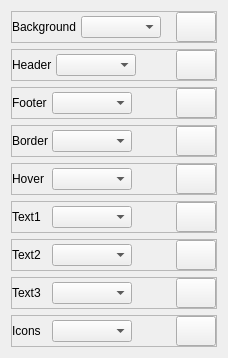
         <widget class="QWidget" name="theming_panel5">
          <property name="geometry">
           <rect>
            <x>0</x>
            <y>0</y>
            <width>213</width>
            <height>354</height>
           </rect>
          </property>
          <attribute name="label">
           <string>Panel5</string>
          </attribute>
          <layout class="QVBoxLayout" name="verticalLayout_10">
           <item>
            <widget class="QFrame" name="background_11">
             <property name="maximumSize">
              <size>
               <width>16777215</width>
               <height>16777215</height>
              </size>
             </property>
             <property name="frameShape">
              <enum>QFrame::StyledPanel</enum>
             </property>
             <property name="frameShadow">
              <enum>QFrame::Raised</enum>
             </property>
             <layout class="QHBoxLayout" name="horizontalLayout_57">
              <property name="spacing">
               <number>4</number>
              </property>
              <property name="leftMargin">
               <number>0</number>
              </property>
              <property name="topMargin">
               <number>0</number>
              </property>
              <property name="rightMargin">
               <number>0</number>
              </property>
              <property name="bottomMargin">
               <number>0</number>
              </property>
              <item>
               <widget class="QLabel" name="background_12">
                <property name="minimumSize">
                 <size>
                  <width>0</width>
                  <height>0</height>
                 </size>
                </property>
                <property name="maximumSize">
                 <size>
                  <width>70</width>
                  <height>16777215</height>
                 </size>
                </property>
                <property name="text">
                 <string>Background</string>
                </property>
               </widget>
              </item>
              <item>
               <widget class="QComboBox" name="changeSelectedColor_50">
                <property name="minimumSize">
                 <size>
                  <width>80</width>
                  <height>0</height>
                 </size>
                </property>
                <property name="maximumSize">
                 <size>
                  <width>80</width>
                  <height>16777215</height>
                 </size>
                </property>
               </widget>
              </item>
              <item>
               <widget class="QLabel" name="selectedColor_50">
                <property name="minimumSize">
                 <size>
                  <width>0</width>
                  <height>24</height>
                 </size>
                </property>
                <property name="maximumSize">
                 <size>
                  <width>50</width>
                  <height>24</height>
                 </size>
                </property>
                <property name="text">
                 <string/>
                </property>
               </widget>
              </item>
              <item>
               <widget class="QPushButton" name="colorPicker_50">
                <property name="minimumSize">
                 <size>
                  <width>40</width>
                  <height>30</height>
                 </size>
                </property>
                <property name="maximumSize">
                 <size>
                  <width>40</width>
                  <height>30</height>
                 </size>
                </property>
                <property name="cursor">
                 <cursorShape>PointingHandCursor</cursorShape>
                </property>
                <property name="text">
                 <string/>
                </property>
               </widget>
              </item>
             </layout>
            </widget>
           </item>
           <item>
            <widget class="QFrame" name="header_11">
             <property name="maximumSize">
              <size>
               <width>16777215</width>
               <height>16777215</height>
              </size>
             </property>
             <property name="frameShape">
              <enum>QFrame::StyledPanel</enum>
             </property>
             <property name="frameShadow">
              <enum>QFrame::Raised</enum>
             </property>
             <layout class="QHBoxLayout" name="horizontalLayout_59">
              <property name="spacing">
               <number>4</number>
              </property>
              <property name="leftMargin">
               <number>0</number>
              </property>
              <property name="topMargin">
               <number>0</number>
              </property>
              <property name="rightMargin">
               <number>0</number>
              </property>
              <property name="bottomMargin">
               <number>0</number>
              </property>
              <item>
               <widget class="QLabel" name="header_12">
                <property name="minimumSize">
                 <size>
                  <width>0</width>
                  <height>0</height>
                 </size>
                </property>
                <property name="maximumSize">
                 <size>
                  <width>70</width>
                  <height>16777215</height>
                 </size>
                </property>
                <property name="text">
                 <string>Header</string>
                </property>
               </widget>
              </item>
              <item>
               <widget class="QComboBox" name="changeSelectedColor_52">
                <property name="minimumSize">
                 <size>
                  <width>80</width>
                  <height>0</height>
                 </size>
                </property>
                <property name="maximumSize">
                 <size>
                  <width>80</width>
                  <height>16777215</height>
                 </size>
                </property>
               </widget>
              </item>
              <item>
               <widget class="QLabel" name="selectedColor_52">
                <property name="minimumSize">
                 <size>
                  <width>0</width>
                  <height>24</height>
                 </size>
                </property>
                <property name="maximumSize">
                 <size>
                  <width>50</width>
                  <height>24</height>
                 </size>
                </property>
                <property name="text">
                 <string/>
                </property>
               </widget>
              </item>
              <item>
               <widget class="QPushButton" name="colorPicker_52">
                <property name="minimumSize">
                 <size>
                  <width>40</width>
                  <height>30</height>
                 </size>
                </property>
                <property name="maximumSize">
                 <size>
                  <width>40</width>
                  <height>30</height>
                 </size>
                </property>
                <property name="cursor">
                 <cursorShape>PointingHandCursor</cursorShape>
                </property>
                <property name="text">
                 <string/>
                </property>
               </widget>
              </item>
             </layout>
            </widget>
           </item>
           <item>
            <widget class="QFrame" name="footer_11">
             <property name="maximumSize">
              <size>
               <width>16777215</width>
               <height>16777215</height>
              </size>
             </property>
             <property name="frameShape">
              <enum>QFrame::StyledPanel</enum>
             </property>
             <property name="frameShadow">
              <enum>QFrame::Raised</enum>
             </property>
             <layout class="QHBoxLayout" name="horizontalLayout_61">
              <property name="spacing">
               <number>4</number>
              </property>
              <property name="leftMargin">
               <number>0</number>
              </property>
              <property name="topMargin">
               <number>0</number>
              </property>
              <property name="rightMargin">
               <number>0</number>
              </property>
              <property name="bottomMargin">
               <number>0</number>
              </property>
              <item>
               <widget class="QLabel" name="footer_12">
                <property name="minimumSize">
                 <size>
                  <width>0</width>
                  <height>0</height>
                 </size>
                </property>
                <property name="maximumSize">
                 <size>
                  <width>70</width>
                  <height>16777215</height>
                 </size>
                </property>
                <property name="text">
                 <string>Footer</string>
                </property>
               </widget>
              </item>
              <item>
               <widget class="QComboBox" name="changeSelectedColor_54">
                <property name="minimumSize">
                 <size>
                  <width>80</width>
                  <height>0</height>
                 </size>
                </property>
                <property name="maximumSize">
                 <size>
                  <width>80</width>
                  <height>16777215</height>
                 </size>
                </property>
               </widget>
              </item>
              <item>
               <widget class="QLabel" name="selectedColor_54">
                <property name="minimumSize">
                 <size>
                  <width>0</width>
                  <height>24</height>
                 </size>
                </property>
                <property name="maximumSize">
                 <size>
                  <width>50</width>
                  <height>24</height>
                 </size>
                </property>
                <property name="text">
                 <string/>
                </property>
               </widget>
              </item>
              <item>
               <widget class="QPushButton" name="colorPicker_54">
                <property name="minimumSize">
                 <size>
                  <width>40</width>
                  <height>30</height>
                 </size>
                </property>
                <property name="maximumSize">
                 <size>
                  <width>40</width>
                  <height>30</height>
                 </size>
                </property>
                <property name="cursor">
                 <cursorShape>PointingHandCursor</cursorShape>
                </property>
                <property name="text">
                 <string/>
                </property>
               </widget>
              </item>
             </layout>
            </widget>
           </item>
           <item>
            <widget class="QFrame" name="border_11">
             <property name="maximumSize">
              <size>
               <width>16777215</width>
               <height>16777215</height>
              </size>
             </property>
             <property name="frameShape">
              <enum>QFrame::StyledPanel</enum>
             </property>
             <property name="frameShadow">
              <enum>QFrame::Raised</enum>
             </property>
             <layout class="QHBoxLayout" name="horizontalLayout_55">
              <property name="spacing">
               <number>4</number>
              </property>
              <property name="leftMargin">
               <number>0</number>
              </property>
              <property name="topMargin">
               <number>0</number>
              </property>
              <property name="rightMargin">
               <number>0</number>
              </property>
              <property name="bottomMargin">
               <number>0</number>
              </property>
              <item>
               <widget class="QLabel" name="border_12">
                <property name="minimumSize">
                 <size>
                  <width>0</width>
                  <height>0</height>
                 </size>
                </property>
                <property name="maximumSize">
                 <size>
                  <width>70</width>
                  <height>16777215</height>
                 </size>
                </property>
                <property name="text">
                 <string>Border</string>
                </property>
               </widget>
              </item>
              <item>
               <widget class="QComboBox" name="changeSelectedColor_48">
                <property name="minimumSize">
                 <size>
                  <width>80</width>
                  <height>0</height>
                 </size>
                </property>
                <property name="maximumSize">
                 <size>
                  <width>80</width>
                  <height>16777215</height>
                 </size>
                </property>
               </widget>
              </item>
              <item>
               <widget class="QLabel" name="selectedColor_48">
                <property name="minimumSize">
                 <size>
                  <width>0</width>
                  <height>24</height>
                 </size>
                </property>
                <property name="maximumSize">
                 <size>
                  <width>50</width>
                  <height>24</height>
                 </size>
                </property>
                <property name="text">
                 <string/>
                </property>
               </widget>
              </item>
              <item>
               <widget class="QPushButton" name="colorPicker_48">
                <property name="minimumSize">
                 <size>
                  <width>40</width>
                  <height>30</height>
                 </size>
                </property>
                <property name="maximumSize">
                 <size>
                  <width>40</width>
                  <height>30</height>
                 </size>
                </property>
                <property name="cursor">
                 <cursorShape>PointingHandCursor</cursorShape>
                </property>
                <property name="text">
                 <string/>
                </property>
               </widget>
              </item>
             </layout>
            </widget>
           </item>
           <item>
            <widget class="QFrame" name="hover_11">
             <property name="maximumSize">
              <size>
               <width>16777215</width>
               <height>16777215</height>
              </size>
             </property>
             <property name="frameShape">
              <enum>QFrame::StyledPanel</enum>
             </property>
             <property name="frameShadow">
              <enum>QFrame::Raised</enum>
             </property>
             <layout class="QHBoxLayout" name="horizontalLayout_58">
              <property name="spacing">
               <number>4</number>
              </property>
              <property name="leftMargin">
               <number>0</number>
              </property>
              <property name="topMargin">
               <number>0</number>
              </property>
              <property name="rightMargin">
               <number>0</number>
              </property>
              <property name="bottomMargin">
               <number>0</number>
              </property>
              <item>
               <widget class="QLabel" name="hover_12">
                <property name="minimumSize">
                 <size>
                  <width>0</width>
                  <height>0</height>
                 </size>
                </property>
                <property name="maximumSize">
                 <size>
                  <width>70</width>
                  <height>16777215</height>
                 </size>
                </property>
                <property name="text">
                 <string>Hover</string>
                </property>
               </widget>
              </item>
              <item>
               <widget class="QComboBox" name="changeSelectedColor_51">
                <property name="minimumSize">
                 <size>
                  <width>80</width>
                  <height>0</height>
                 </size>
                </property>
                <property name="maximumSize">
                 <size>
                  <width>80</width>
                  <height>16777215</height>
                 </size>
                </property>
               </widget>
              </item>
              <item>
               <widget class="QLabel" name="selectedColor_51">
                <property name="minimumSize">
                 <size>
                  <width>0</width>
                  <height>24</height>
                 </size>
                </property>
                <property name="maximumSize">
                 <size>
                  <width>50</width>
                  <height>24</height>
                 </size>
                </property>
                <property name="text">
                 <string/>
                </property>
               </widget>
              </item>
              <item>
               <widget class="QPushButton" name="colorPicker_51">
                <property name="minimumSize">
                 <size>
                  <width>40</width>
                  <height>30</height>
                 </size>
                </property>
                <property name="maximumSize">
                 <size>
                  <width>40</width>
                  <height>30</height>
                 </size>
                </property>
                <property name="cursor">
                 <cursorShape>PointingHandCursor</cursorShape>
                </property>
                <property name="text">
                 <string/>
                </property>
               </widget>
              </item>
             </layout>
            </widget>
           </item>
           <item>
            <widget class="QFrame" name="text1_11">
             <property name="maximumSize">
              <size>
               <width>16777215</width>
               <height>16777215</height>
              </size>
             </property>
             <property name="frameShape">
              <enum>QFrame::StyledPanel</enum>
             </property>
             <property name="frameShadow">
              <enum>QFrame::Raised</enum>
             </property>
             <layout class="QHBoxLayout" name="horizontalLayout_26">
              <property name="spacing">
               <number>4</number>
              </property>
              <property name="leftMargin">
               <number>0</number>
              </property>
              <property name="topMargin">
               <number>0</number>
              </property>
              <property name="rightMargin">
               <number>0</number>
              </property>
              <property name="bottomMargin">
               <number>0</number>
              </property>
              <item>
               <widget class="QLabel" name="text1_12">
                <property name="minimumSize">
                 <size>
                  <width>0</width>
                  <height>0</height>
                 </size>
                </property>
                <property name="maximumSize">
                 <size>
                  <width>70</width>
                  <height>16777215</height>
                 </size>
                </property>
                <property name="text">
                 <string>Text1</string>
                </property>
               </widget>
              </item>
              <item>
               <widget class="QComboBox" name="changeSelectedColor_46">
                <property name="minimumSize">
                 <size>
                  <width>80</width>
                  <height>0</height>
                 </size>
                </property>
                <property name="maximumSize">
                 <size>
                  <width>80</width>
                  <height>16777215</height>
                 </size>
                </property>
               </widget>
              </item>
              <item>
               <widget class="QLabel" name="selectedColor_46">
                <property name="minimumSize">
                 <size>
                  <width>0</width>
                  <height>24</height>
                 </size>
                </property>
                <property name="maximumSize">
                 <size>
                  <width>50</width>
                  <height>24</height>
                 </size>
                </property>
                <property name="text">
                 <string/>
                </property>
               </widget>
              </item>
              <item>
               <widget class="QPushButton" name="colorPicker_46">
                <property name="minimumSize">
                 <size>
                  <width>40</width>
                  <height>30</height>
                 </size>
                </property>
                <property name="maximumSize">
                 <size>
                  <width>40</width>
                  <height>30</height>
                 </size>
                </property>
                <property name="cursor">
                 <cursorShape>PointingHandCursor</cursorShape>
                </property>
                <property name="text">
                 <string/>
                </property>
               </widget>
              </item>
             </layout>
            </widget>
           </item>
           <item>
            <widget class="QFrame" name="text2_11">
             <property name="maximumSize">
              <size>
               <width>16777215</width>
               <height>16777215</height>
              </size>
             </property>
             <property name="frameShape">
              <enum>QFrame::StyledPanel</enum>
             </property>
             <property name="frameShadow">
              <enum>QFrame::Raised</enum>
             </property>
             <layout class="QHBoxLayout" name="horizontalLayout_56">
              <property name="spacing">
               <number>4</number>
              </property>
              <property name="leftMargin">
               <number>0</number>
              </property>
              <property name="topMargin">
               <number>0</number>
              </property>
              <property name="rightMargin">
               <number>0</number>
              </property>
              <property name="bottomMargin">
               <number>0</number>
              </property>
              <item>
               <widget class="QLabel" name="text2_12">
                <property name="minimumSize">
                 <size>
                  <width>0</width>
                  <height>0</height>
                 </size>
                </property>
                <property name="maximumSize">
                 <size>
                  <width>70</width>
                  <height>16777215</height>
                 </size>
                </property>
                <property name="text">
                 <string>Text2</string>
                </property>
               </widget>
              </item>
              <item>
               <widget class="QComboBox" name="changeSelectedColor_49">
                <property name="minimumSize">
                 <size>
                  <width>80</width>
                  <height>0</height>
                 </size>
                </property>
                <property name="maximumSize">
                 <size>
                  <width>80</width>
                  <height>16777215</height>
                 </size>
                </property>
               </widget>
              </item>
              <item>
               <widget class="QLabel" name="selectedColor_49">
                <property name="minimumSize">
                 <size>
                  <width>0</width>
                  <height>24</height>
                 </size>
                </property>
                <property name="maximumSize">
                 <size>
                  <width>50</width>
                  <height>24</height>
                 </size>
                </property>
                <property name="text">
                 <string/>
                </property>
               </widget>
              </item>
              <item>
               <widget class="QPushButton" name="colorPicker_49">
                <property name="minimumSize">
                 <size>
                  <width>40</width>
                  <height>30</height>
                 </size>
                </property>
                <property name="maximumSize">
                 <size>
                  <width>40</width>
                  <height>30</height>
                 </size>
                </property>
                <property name="cursor">
                 <cursorShape>PointingHandCursor</cursorShape>
                </property>
                <property name="text">
                 <string/>
                </property>
               </widget>
              </item>
             </layout>
            </widget>
           </item>
           <item>
            <widget class="QFrame" name="text3_11">
             <property name="maximumSize">
              <size>
               <width>16777215</width>
               <height>16777215</height>
              </size>
             </property>
             <property name="frameShape">
              <enum>QFrame::StyledPanel</enum>
             </property>
             <property name="frameShadow">
              <enum>QFrame::Raised</enum>
             </property>
             <layout class="QHBoxLayout" name="horizontalLayout_60">
              <property name="spacing">
               <number>4</number>
              </property>
              <property name="leftMargin">
               <number>0</number>
              </property>
              <property name="topMargin">
               <number>0</number>
              </property>
              <property name="rightMargin">
               <number>0</number>
              </property>
              <property name="bottomMargin">
               <number>0</number>
              </property>
              <item>
               <widget class="QLabel" name="text3_12">
                <property name="minimumSize">
                 <size>
                  <width>0</width>
                  <height>0</height>
                 </size>
                </property>
                <property name="maximumSize">
                 <size>
                  <width>70</width>
                  <height>16777215</height>
                 </size>
                </property>
                <property name="text">
                 <string>Text3</string>
                </property>
               </widget>
              </item>
              <item>
               <widget class="QComboBox" name="changeSelectedColor_53">
                <property name="minimumSize">
                 <size>
                  <width>80</width>
                  <height>0</height>
                 </size>
                </property>
                <property name="maximumSize">
                 <size>
                  <width>80</width>
                  <height>16777215</height>
                 </size>
                </property>
               </widget>
              </item>
              <item>
               <widget class="QLabel" name="selectedColor_53">
                <property name="minimumSize">
                 <size>
                  <width>0</width>
                  <height>24</height>
                 </size>
                </property>
                <property name="maximumSize">
                 <size>
                  <width>50</width>
                  <height>24</height>
                 </size>
                </property>
                <property name="text">
                 <string/>
                </property>
               </widget>
              </item>
              <item>
               <widget class="QPushButton" name="colorPicker_53">
                <property name="minimumSize">
                 <size>
                  <width>40</width>
                  <height>30</height>
                 </size>
                </property>
                <property name="maximumSize">
                 <size>
                  <width>40</width>
                  <height>30</height>
                 </size>
                </property>
                <property name="cursor">
                 <cursorShape>PointingHandCursor</cursorShape>
                </property>
                <property name="text">
                 <string/>
                </property>
               </widget>
              </item>
             </layout>
            </widget>
           </item>
           <item>
            <widget class="QFrame" name="icons_11">
             <property name="maximumSize">
              <size>
               <width>16777215</width>
               <height>16777215</height>
              </size>
             </property>
             <property name="frameShape">
              <enum>QFrame::StyledPanel</enum>
             </property>
             <property name="frameShadow">
              <enum>QFrame::Raised</enum>
             </property>
             <layout class="QHBoxLayout" name="horizontalLayout_27">
              <property name="spacing">
               <number>4</number>
              </property>
              <property name="leftMargin">
               <number>0</number>
              </property>
              <property name="topMargin">
               <number>0</number>
              </property>
              <property name="rightMargin">
               <number>0</number>
              </property>
              <property name="bottomMargin">
               <number>0</number>
              </property>
              <item>
               <widget class="QLabel" name="icons_12">
                <property name="minimumSize">
                 <size>
                  <width>0</width>
                  <height>0</height>
                 </size>
                </property>
                <property name="maximumSize">
                 <size>
                  <width>70</width>
                  <height>16777215</height>
                 </size>
                </property>
                <property name="text">
                 <string>Icons</string>
                </property>
               </widget>
              </item>
              <item>
               <widget class="QComboBox" name="changeSelectedColor_47">
                <property name="minimumSize">
                 <size>
                  <width>80</width>
                  <height>0</height>
                 </size>
                </property>
                <property name="maximumSize">
                 <size>
                  <width>80</width>
                  <height>16777215</height>
                 </size>
                </property>
               </widget>
              </item>
              <item>
               <widget class="QLabel" name="selectedColor_47">
                <property name="minimumSize">
                 <size>
                  <width>0</width>
                  <height>24</height>
                 </size>
                </property>
                <property name="maximumSize">
                 <size>
                  <width>50</width>
                  <height>24</height>
                 </size>
                </property>
                <property name="text">
                 <string/>
                </property>
               </widget>
              </item>
              <item>
               <widget class="QPushButton" name="colorPicker_47">
                <property name="minimumSize">
                 <size>
                  <width>40</width>
                  <height>30</height>
                 </size>
                </property>
                <property name="maximumSize">
                 <size>
                  <width>40</width>
                  <height>30</height>
                 </size>
                </property>
                <property name="cursor">
                 <cursorShape>PointingHandCursor</cursorShape>
                </property>
                <property name="text">
                 <string/>
                </property>
               </widget>
              </item>
             </layout>
            </widget>
           </item>
          </layout>
         </widget>
